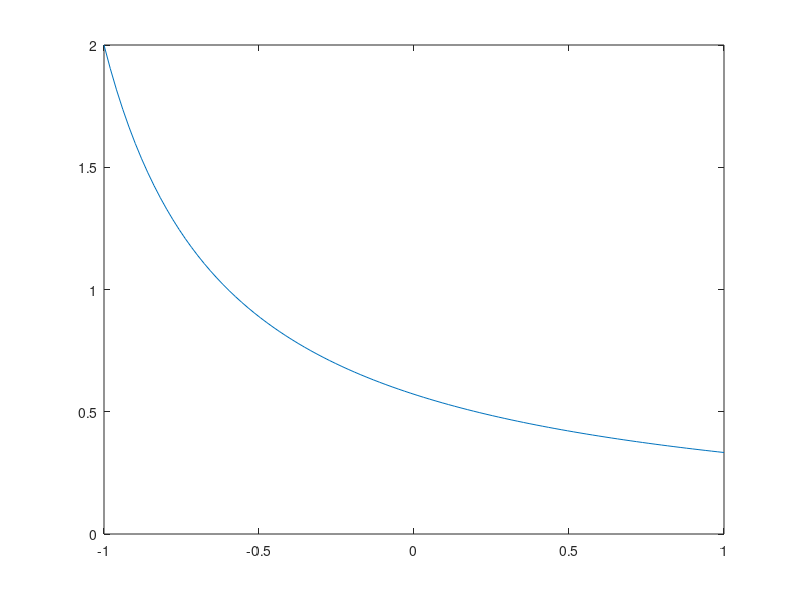

Reproduce this figure in MATLAB. (Note: this script raises an error after producing the figure.)
function demo_spectral_1d

clf;
ui = linspace(-1,1)';
plot(ui, G(X(ui))); legend_add('original model');
hold all;

% size of the basis
n = 3;

% Interpolation
u = legendre_rule(n); % interpolation points
% u = 2*rand(n,1)-1 % this would also do
V = legendre_eval(n, u); % compute the Vandermonde matrix
g = V' \ G(X(u));

plot(ui, g' * legendre_eval(n, ui)); legend_add('interpolation');
plot(u, g' * legendre_eval(n, u), 'rx'); legend_add('interpolation points');

% L2-projection 
[u, w] = legendre_rule(5);
h = legendre_norm(n).^2;
g = legendre_eval(n, u) * diag(w) * G(X(u)) ./ h;

plot(ui, g' * legendre_eval(n, ui)); legend_add('projection');
plot(u, g' * legendre_eval(n, u), 'bx'); legend_add('integration points');

% Galerkin-projection 
L = 2;
xi = [X(0); X(1)-X(0)]; % Poor man's version to get the coefficients of X expanded in the P_i (not good for general code)

triples = legendre_triples(n, L); % triples is a tensor of order 3
Delta = tensor_multiply(triples, xi, 3, 1); % contract tensor over dim 3 and 1 respectively, giving a matrix
rhs = unitvector(1,n);
g = Delta\rhs;

plot(ui, 0.01+g' * legendre_eval(n, ui)); legend_add('Galerkin'); % shift a little bit because otherwise interpolation and Galerking coincide here

hold off

function y=G(x)
% G The original model 
y = 1./x;

function x=X(u)
% X Transform from a uniform U[-1,1] random variable to the distribution of
% X
a = 0.5;
b = 3;
x = (a+b)/2 + u * (b-a)/2;
